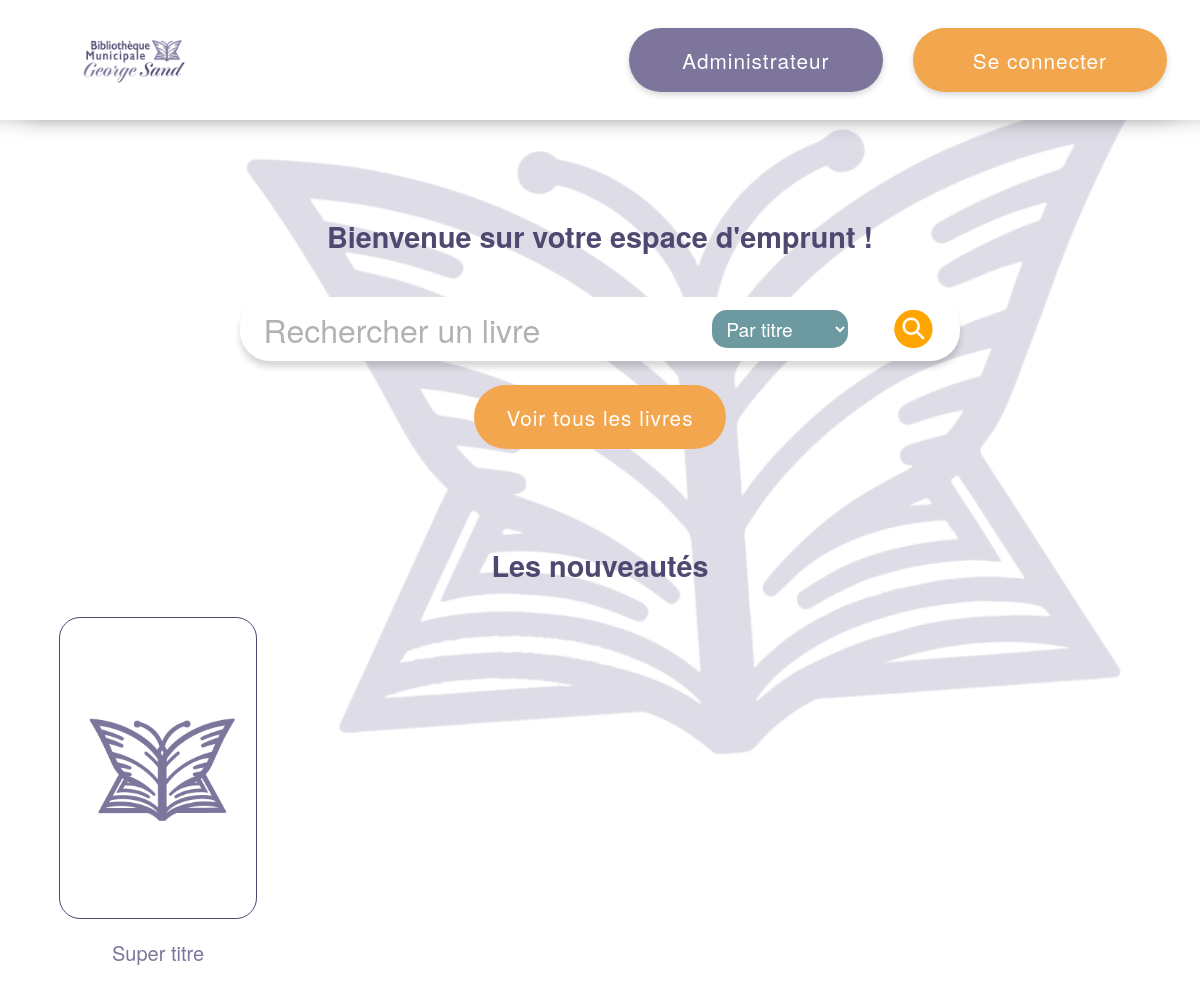
Before: /ws_dir/view/index.php with the older database file.
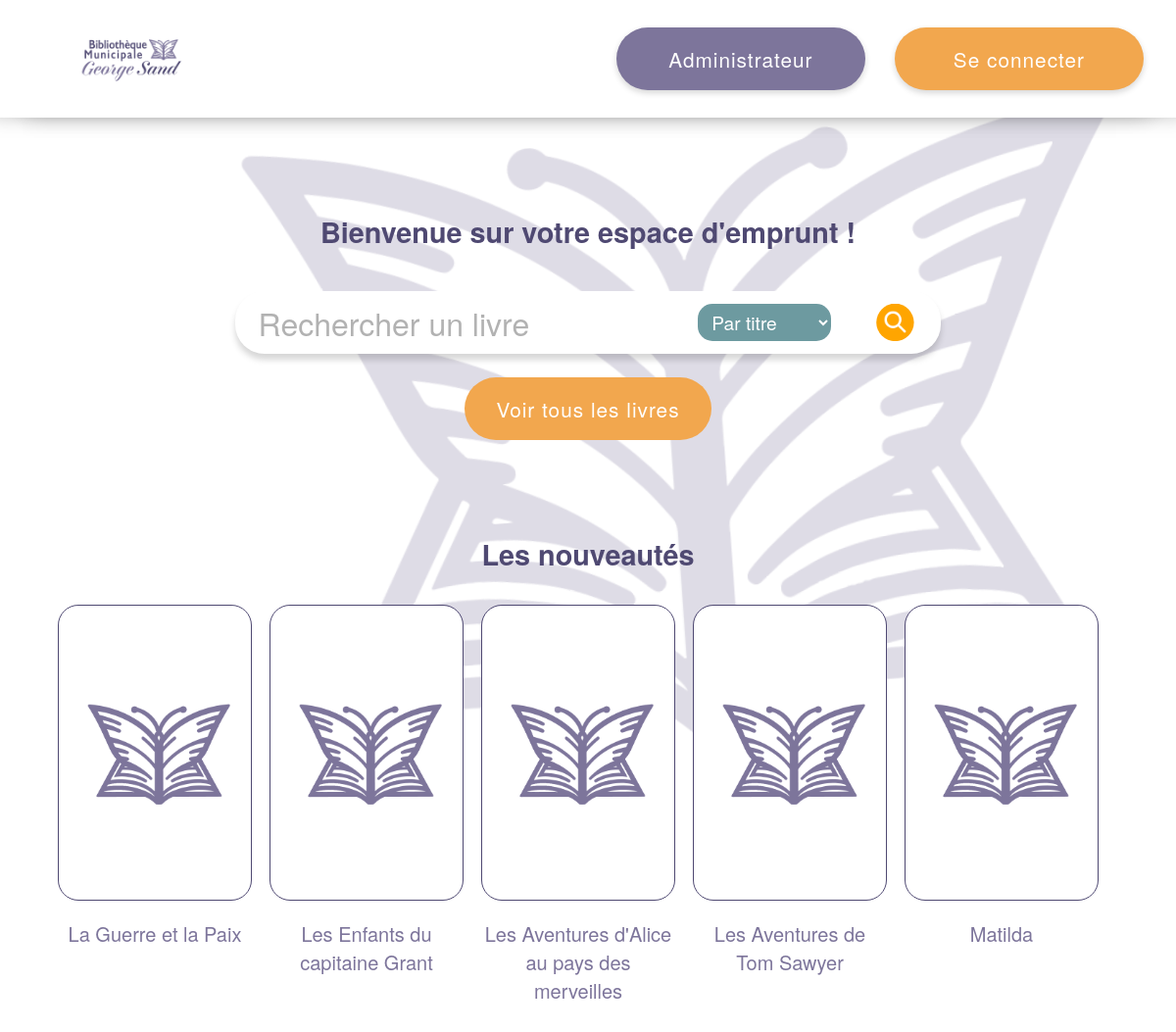
After: the same page with the newer database file.
### tables this page shows
CREATE TABLE book (
    book_id int auto_increment,

    title varchar(255) NOT NULL,
    author varchar(255) NOT NULL,
    editor varchar(255) NOT NULL,
    publication_year int NOT NULL,
    category varchar(255) NOT NULL,
    stock int NOT NULL,

    CONSTRAINT PK_book PRIMARY KEY (book_id)
);

### ws_dir/autoloader.php (called while the page is built, shortened)
<?php
function autoload($class) {
    $rpath = str_replace("\\", "/", $class);
    $fn = __DIR__ . "/" . $rpath . ".php";
}

### ws_dir/App/Utils/Singleton.php (called while the page is built, shortened)
<?php
abstract class Singleton {
    private static $_instances;
    public static function Instance() {
        return static::$_instances[static::class];
    }
    private static function createInstance() {
        static::$_instances[static::class] = new static();
    }
}

### ws_dir/App/Controller/SessionManager.php (called while the page is built, shortened)
<?php
class SessionManager extends Singleton {
    private bool $isUserConnected;
    protected function __construct()
    {
        $this->isUserConnected = false;
    }
    public function isUserConnected() : bool {
        return $this->isUserConnected;
    }
    public function isUserAdmin() : bool {
        return isset($_SESSION[self::SESS_ADMIN_ID])
            && $_SESSION[self::SESS_ADMIN_ID] === self::ADMIN_ID;
    }
}

### ws_dir/App/Controller/HomeController.php (called while the page is built, shortened)
<?php
class HomeController {
    public function __construct() {
        $sm = SessionManager::Instance();
    }
    public function everyBookLink() {
        return Constants::PAGE_BOOKSEARCH;
    }
}

### ws_dir/App/Model/DBObject.php (called while the page is built, shortened)
<?php
abstract class DBObject {
    protected static $all_properties;
    private $obj_arr;
    public function __construct() {
        $this->obj_arr = [];
    }
    public function __get($name)
    {
        return $this->obj_arr[$name] ?? null;
    }
    public static function getPropertyDBName($name) {
        return static::$all_properties[$name] ?? null;
    }
    public static function createFromDBArr($values) {
        $v = new static();
        $v->setValFromDBArr($values);
        return $v;
    }
    protected static function trySelectOBJFromDB(string $request) {
        $res = Database::getConnection()->query($request);
        $rs = [];
        while ($val = $res->fetch()) {
            array_push($rs, static::createFromDBArr($val));
        }
        return $rs;
    }
    protected function setValFromDBArr($values) {
        foreach (static::$all_properties as $k => $v) {
            if (array_key_exists($v, $values)) {
                $this->obj_arr[$k] = $values[$v];
            }
        }
    }
}

### ws_dir/App/Model/DBObjects/Book.php (called while the page is built, shortened)
<?php
class Book extends DBObject {
    public static function getBookCoverPath(int $bookId): string {
        $fn = "cov_" . strval($bookId) . ".jpg";
        $full_fn = Utils::getFullStorageFolder() . "/Cover/" . $fn;
        $cp = static::CoverPlaceholderImage;
        return !file_exists($full_fn) ? $cp : Utils::getRootStorageFolder() . "/Cover/" . $fn;
    }
    public static function getNewestBooks(int $count) {
        $tn = self::TableName;
        $bid_field = self::getPropertyDBName("Id");
        $request = "SELECT * FROM $tn
                    ORDER BY $bid_field DESC
                    LIMIT $count";
        return self::trySelectOBJFromDB($request);
    }
    public function getCoverPath(): string {
        return static::getBookCoverPath($this->Id);
    }
}

### ws_dir/App/Model/Database.php (called while the page is built, shortened)
<?php
class Database extends Singleton {
    private \PDO $connection;
    protected function __construct() {
        $host = getenv(self::DB_ENV_HOST) ?: self::DB_DEFAULT_HOST;
        $name = getenv(self::DB_ENV_NAME) ?: self::DB_DEFAULT_NAME;
        $user = getenv(self::DB_ENV_USER) ?: self::DB_DEFAULT_USER;
        $pass = getenv(self::DB_ENV_PASS) ?: self::DB_DEFAULT_PASS;
        try {
            $dsn = "mysql:host=" . $host . ";dbname=" . $name;
            $this->connection = new \PDO($dsn, $user, $pass);
        } catch (PDOException $e) {
            Utils::showErrorCode(Database::ConnectionErrorCode, Database::ConnectionErrorMsg);
        }
    }
    public static function getConnection() {
        return static::Instance()->connection();
    }
    public function connection(): \PDO {
        return $this->connection;
    }
}

### ws_dir/App/Utils/Utils.php (called while the page is built, shortened)
<?php
class Utils {
    public static function getFullAppFolder(): string {
        return __ROOT . "/App";
    }
    public static function getFullStorageFolder(): string {
        return self::getFullAppFolder() . "/Storage";
    }
}

### ws_dir/view/index.php (the view, shortened to what this page needs)
<?php
require_once "../autoloader.php";
$hc = new HomeController;
?>
<!DOCTYPE html>
<html lang="fr">
<head>
    <link rel="stylesheet" href=<?= Constants::STYLE_GLOBAL ?>>
    <link rel="stylesheet" href=<?= Constants::STYLE_INDEX ?>>
    <?php NavBar::putHeader(); ?>
</head>
<body>
    <?php NavBar::put(["btn_mode" => Navbar::BTN_HOME]); ?>
    <main>
        <section class="main-search">
            <h1>Bienvenue sur votre espace d'emprunt !</h2>
            <div class="search-bar-container">
                <?php SearchBar::put(["action_ref" => $hc->searchBarAction()]); ?>
            </div>
            <a href="<?= $hc->everyBookLink() ?>" class="button btn-color-1">Voir tous les livres</a>
        </section>
        <section class="main-news">
            <h1 class="category-title">Les nouveautés</h2>
            <div class="new-books">
                <?php
                $books = Book::getNewestBooks(5);
                if ($books === false) {
                    ?>
                    <p>Impossible de récupérer les nouveautés</p>
                    <?php
                } else {
                    foreach ($books as $b) {
                        ?>
                        <a class="book-link" href="<?= Constants::PAGE_BOOK . "?book_id=" . $b->Id ?>">
                            <div class="book-container">
                                <div class="cover-container">
                                    <img src="<?= $b->getCoverPath() ?>" alt="">
                                </div>
                                <p><?= $b->Title ?></p>
                            </div>
                        </a>
                        <?php
                    }
                }
                ?>
            </div>
        </section>
    </main>
</body>
</html>

### ws_dir/App/Partials/Partial.php (shortened to what this page needs)
<?php
abstract class Partial {
    public static function putHeader() {
        if (strcmp(static::ASSOCIATED_STYLE, "") != 0) {
            static::putStyleLink(static::ASSOCIATED_STYLE);
        }
    }
    protected static function putStyleLink(string $stylePath) {
        ?>
        <link rel="stylesheet" href="<?= $stylePath ?>">
        <?php
    }
}

### ws_dir/App/Partials/NavBar.php (shortened to what this page needs)
<?php
class NavBar extends Partial {
    public static function put($args = []) {
        ?>
        <header>
            <nav class="nav-main">
                <div class="nav-content">
                    <div class="nav-logo">
                        <a href="<?= Constants::PAGE_HOME ?>">
                            <img src="/App/Assets/Images/logo-full.png" alt="Logo accueil">
                        </a>
                    </div>
                    <div class="nav-buttons">
                        <?php self::putNavBarButtons($args['btn_mode'] ?? self::BTN_NONE); ?>
                    </div>
                </div>
            </nav>
        </header>
        <?php
    }
    private static function putNavBarButtons(int $btnMode) {
        $c = "button btn-shadow btn-mw ";
        $sm = SessionManager::Instance();
        $putBtn = function($content, $cclasses, $href, $notOnMode) use ($c, $btnMode) {
            if ($btnMode !== $notOnMode) {
                self::putButton($content, $c . $cclasses, $href);
            }
        };
        if ($sm->isUserConnected()) {
            $putBtn("Mon panier", "btn-color-2", Constants::PAGE_SHOPPINGCART, self::BTN_SHOPPINGCART);
            $putBtn("Mon profil", "btn-color-2", Constants::PAGE_PROFILE, self::BTN_PROFILE);
            $putBtn("Me déconnecter", "btn-color-1", Constants::PAGE_HOME . "?logout=yes", self::BTN_NEVER_OFF);
        } else if (!$sm->isUserAdmin()) {
            $putBtn("Administrateur", "btn-color-2", Constants::PAGE_ADMIN_LOGIN, self::BTN_CONNECT_ADMIN);
        }
    }
    private static function putButton(string $content, string $classes, string $href) {
        ?>
        <a class="<?= $classes ?>" href="<?= $href ?>">
            <?= $content ?>
        </a>
        <?php
    }
}

### ws_dir/App/Partials/SearchBar.php (shortened to what this page needs)
<?php
class SearchBar extends Partial {
    public static function put($args = []) {
        ?>
        <div class="search-bar">
            <form method="get" action="<?= $args['action_ref'] ?? '' ?>">
                <input
                    class="sb-text"
                    type="text"
                    value="<?= $args["search_data"] ?? '' ?>"
                    name="search-data"
                    placeholder="Rechercher un livre"
                    autocomplete="off"
                    >
                <select class="sb-drop" name="search-type">
                    <option value="<?= Constants::SEARCH_TYPE_TITLE ?>">Par titre</option>
                </select>
                <input class="sb-search" type="submit" value="Rechercher">
            </form>
        </div>
        <?php
    }
}

### ws_dir/style/global.css (style rules this page uses)
:root { --color-palette-1: #4F4972; --color-palette-2: #6D9AA0; --color-palette-3: #7D759B; --color-palette-4: #F2A74E; --color-palette-5: #908AA9; --primary-font: 'Helvetica Neue', serif; }
body { font-family: var(--primary-font); font-weight: 500; font-size: 1.5rem; margin: 0; }
body::after { content: ""; position: fixed; height: 1200px; width: 1200px; top:0; right: 0; transform: translate(7%, -14%) rotate(-4deg); background-image: url("/App/Assets/Images/logo.png"); background-size: cover; background-repeat: no-repeat; opacity: .25; z-index: -1000; }
.button { --btn-color: var(--color-palette-4); --btn-padding-h: 1rem; --btn-padding-w: 2rem; display: flex; position: relative; justify-content: center; align-items: center; width: auto; height: 2rem; color: white; background-color: var(--btn-color); text-decoration: none; letter-spacing: 1px; font-size: 1.3rem; padding: var(--btn-padding-h) var(--btn-padding-w); border-radius: 5rem; transition-duration: 300ms; }
.button::after { --underline-width: calc(75% - 2 * var(--btn-padding-w)); --abs-pos: (50% - var(--underline-width) / 2); content: ""; position: absolute; background-color: var(--btn-color); filter: brightness(90%); bottom: var(--btn-padding-h); width: 0; height: 3px; transition-duration: 250ms; right: calc(var(--abs-pos)); }
.button.btn-color-1 { --btn-color: var(--color-palette-4); }
.button.btn-color-2 { --btn-color: var(--color-palette-3); }
.button.btn-mw { min-width: 190px; }
.button.btn-shadow { box-shadow: 0px 3px 6px #00000029; }

### ws_dir/style/index.css (style rules this page uses)
main { display: flex; flex-direction: column; gap: 80px; margin-top: 80px; }
section { display: flex; flex-direction: column; align-items: center; gap: 1rem; }
section:last-child { margin-bottom: 100px; }
section h1 { color: var(--color-palette-1); font-size: 1.8rem; margin: 1rem; }
.search-bar-container { width: 60%; }
.new-books { --book-per-row: 5; --gap: 20px; display: grid; width: 90%; grid-template-columns: repeat(auto-fill, calc(100% / var(--book-per-row) - var(--gap))); gap: var(--gap); }
.book-link { text-decoration: none; }
.book-container { --book-cover-height: 200px; display: flex; width: 100%; flex-direction: column; align-items: center; }
.book-container .cover-container { display: flex; position: relative; justify-content: center; align-items: center; width: 100%; height: 300px; background-color: white; outline: 1px solid var(--color-palette-1); border-radius: 20px; overflow: hidden; }
.book-container img { max-width: 100%; max-height: 100%; }
.book-container p { width: 100%; color: var(--color-palette-3); text-align: center; font-size: 1.25rem; overflow-wrap: break-word; }

### ws_dir/style/navbar.css (style rules this page uses)
:root { --nav-bar-height: 15vh; }
.nav-main::after { content: ""; display: block; height: var(--nav-bar-height); }
.nav-content { z-index: 100; --nav-side-padding: 5%; display: flex; align-items: center; justify-content: space-between; box-shadow: -20px 0px 23px -7px rgba(0, 0, 0, .4), 20px 0px 23px -7px rgba(0, 0, 0, .4); background-color: white; position: fixed; top: 0; width: 100%; height: var(--nav-bar-height); }
.nav-content *:first-child { margin-left: var(--nav-side-padding); }
.nav-content *:last-child { margin-right: var(--nav-side-padding); }
.nav-logo { height: 100%; }
.nav-logo img { max-height: 100%; max-width: 100%; transition-duration: 200ms; }
.nav-buttons { display: flex; align-items: center; gap: 30px; text-wrap: nowrap; }

Changed rows visible on the page:
no longer on this page (row unchanged): book: title "Super titre"
added book: title "La Guerre et la Paix"
added book: title "Les Enfants du capitaine Grant"
added book: title "Les Aventures d'Alice au pays des merveilles"
added book: title "Les Aventures de Tom Sawyer"
added book: title "Matilda"
